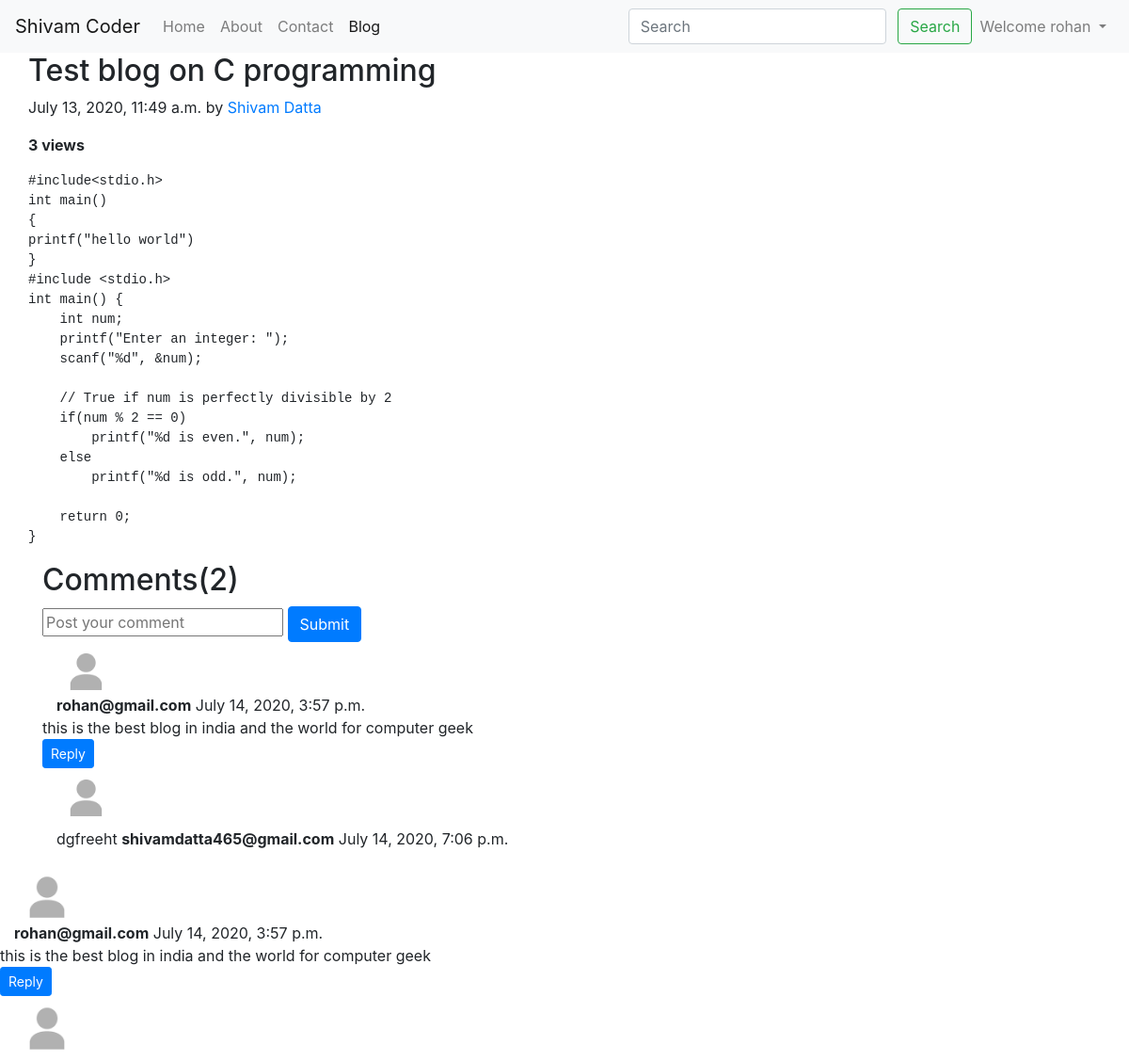
The page /blog/C blog by shivam datta (signed in) on the database its author committed.
### blog/models.py (models this page shows, shortened)
class Post(models.Model):
    sno=models.AutoField(primary_key=True)
    title=models.CharField(max_length=255)
    content=models.TextField()
    author=models.CharField(max_length=255)
    slug=models.CharField(max_length=130)
    views=models.IntegerField(default=0)
    timestamp=models.DateTimeField(blank=True)

class BlogComment(models.Model):
    sno=models.AutoField(primary_key=True)
    comment=models.TextField()
    user=models.ForeignKey(User,on_delete=models.CASCADE)
    post=models.ForeignKey(Post,on_delete=models.CASCADE)
    parent=models.ForeignKey('self',on_delete=models.CASCADE,null=True)
    timestamp=models.DateTimeField(default=now)

### blog/views.py (the view)
# urls.py: path('<str:slug>', views.blogpost, name='blogpost'),
def blogpost(request,slug):
    post=Post.objects.filter(slug=slug).first()
    post.views=post.views+1
    post.save()
    comments=BlogComment.objects.filter(post=post,parent=None)
    replies=BlogComment.objects.filter(post=post).exclude(parent=None)
    replyDict={}
    for reply in replies:
        if reply.parent.sno not in replyDict.keys():
            replyDict[reply.parent.sno]=[reply]
        else:
            replyDict[reply.parent.sno].append(reply)
    context={'post':post,'comments':comments,'user':request.user,'replyDict':replyDict}
    return render(request,'blog/blogpost.html',context)

### blog/templatetags/extras.py (called while the page is built)
@register.filter(name='get_val')
def get_val(dict,key):
    return dict.get(key)

### templates/blog/blogpost.html (shortened to what this page needs)
{% extends 'base.html' %}
{% block blogactive %} active{% endblock blogactive %}
{% block body %}
{% load extras %}
<div class="col-md-8 blog-main">
  <div class="container">
  <div class="blog-post">
    <h2 class="blog-post-title">{{post.title}}</h2>
    <p class="blog-post-meta">{{post.timestamp}} by <a href="/about">{{post.author}}</a></p>
    <b><span>{{post.views}} views</span></b>
    <p><pre>{{post.content}}</pre></p>
  </div>
</div>
</div>
<div class="container">
  <h2>Comments({{comments.count}})</h2>
  <div class="my-2">
    {% if user.is_authenticated %}
    <form action="/blog/postComment" method="post">{% csrf_token %}
      <input type="text" name="comment"  placeholder="Post your comment">
      <button type="submit" class="btn btn-primary">Submit</button>
      </form>
  </div>
  {% else %}
  <p>Please login to post a comment</p>
  {% endif %}
  {% for comment in comments %}
  <div class="col-md-1"><img class="rounded mx-auto d-block w-75" src="/static/user.png" alt="user" ></div>
  <div class="col-md-11"><b>{{comment.user.email}}</b> {{comment.timestamp}}</div>
  <div>{{comment.comment}}</div>
  <div class="reply mx-0">
    {% if user.is_authenticated %}
      <button class="btn btn-primary btn-sm" type="button" data-toggle="collapse" data-target="#replyBox{{comment.sno}}" aria-expanded="false" aria-controls="replyBox{{comment.sno}}">
        Reply
      </button>
    {% else %}
    <button disabled="disabled">Login to reply </button>
    {% endif %}
    <div class="replies my-2">
      <div class="col-md-1">
        <img class="rounded mx-auto d-block w-75" src="/static/user.png" alt="user" ></div>
      </div>
      {% for reply in replyDict|get_val:comment.sno %}
      <div class="col-md-11 ">
         {{reply.comment}}
         <b>{{reply.user.email}}</b> {{reply.timestamp}}
        </div>
         <br>
      {% endfor %}
    </div>
  </div>
  {% endfor %}
{% endblock body %}

### templates/base.html (shortened to what this page needs)
<!doctype html>
<html lang="en">
  <head>
    <link rel="stylesheet" href="https://stackpath.bootstrapcdn.com/bootstrap/4.5.0/css/bootstrap.min.css">
  </head>
  <body>
    <nav class="navbar navbar-expand-lg navbar-light bg-light">
        <a class="navbar-brand" href="/">Shivam Coder</a>
        <div class="collapse navbar-collapse" id="navbarSupportedContent">
          <ul class="navbar-nav mr-auto">
            <li class="nav-item {% block homeactive %}{% endblock homeactive %}">
              <a class="nav-link" href="/">Home <span class="sr-only">(current)</span></a>
            </li>
            <li class="nav-item {% block aboutactive %}{% endblock aboutactive %}">
              <a class="nav-link" href="/about">About</a>
            </li>
            <li class="nav-item {% block contactactive %}{% endblock contactactive %}">
                <a class="nav-link" href="/contact">Contact</a>
              </li>
              <li class="nav-item {% block blogactive %}{% endblock blogactive %}">
                <a class="nav-link" href="/blog">Blog</a>
              </li>
          </ul>
          <div class="ml-auto form-inline ">
          <form class=" my-2 my-lg-0" method="get" action="/search">
            <input class="form-control mr-sm-2" type="search" placeholder="Search" aria-label="Search" name="query" id="query">
            <button class="btn btn-outline-success my-2 my-sm-0" type="submit">Search</button>
          </form>
          {% if user.is_authenticated %}
          <ul class="navbar-nav ml-auto">
            <li class="nav-item dropdown">
              <a class="nav-link dropdown-toggle" href="#" id="navbarDropdown" role="button" data-toggle="dropdown" aria-haspopup="true" aria-expanded="false">
               Welcome {{request.user}}
              </a>
            </li>
          </ul>
          {% endif %}
        </div>
      </nav>
      {% block body %}
{% endblock body %}
  </body>
</html>

### rows shown on the page
Post: title "Test blog on C programming", timestamp "July 13, 2020, 11:49 a.m.", author "Shivam Datta", views "3", content "#include<stdio.h> int main() { printf(\"hello world\") } #include <stdio.h> int main() { int num; printf(\"Enter an integer: \"); scanf(\"%d\", &num); // True if num is perfectly divisible by 2 if(num % 2 == 0) printf(\"%d is even.\", num); else printf(\"%d is odd.\", num); return 0; }"
BlogComment: user.email "rohan@gmail.com", timestamp "July 14, 2020, 3:57 p.m.", comment "this is the best blog in india and the world for computer geek"
BlogComment: comment "dgfreeht", user.email "shivamdatta465@gmail.com", timestamp "July 14, 2020, 7:06 p.m."
BlogComment: user.email "rohan@gmail.com", timestamp "July 14, 2020, 3:57 p.m.", comment "this is the best blog in india and the world for computer geek"

### other values the page prints
{{ request.user }} "rohan"
{{ comments.count }} "2"
